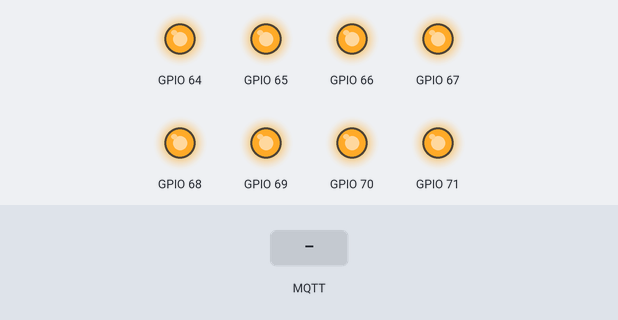
This program was run on a simulated ESP8266 (Wemos D1 mini). Parts: output pins drawn as LEDs (lit = HIGH). The test bench sets the inputs (shaded band). WiFi joins after 1.5 s; servers stay silent unless stated; no MQTT or app messages arrive unless stated; what the program prints to the serial monitor is not drawn.

Above: at 2.8 s.
2.9 s: MQTT message "on" arrives on the first subscribed topic
At 3.4 s:
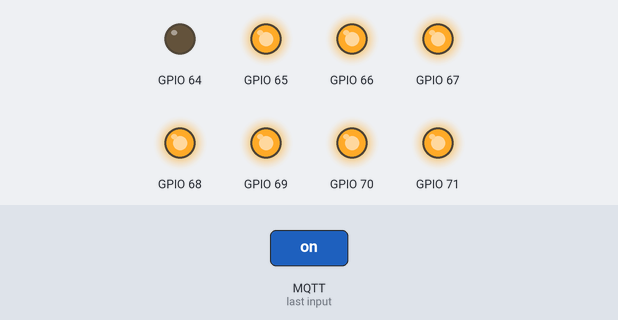
4.6 s: MQTT message "on" arrives on the second subscribed topic
At 5.8 s:
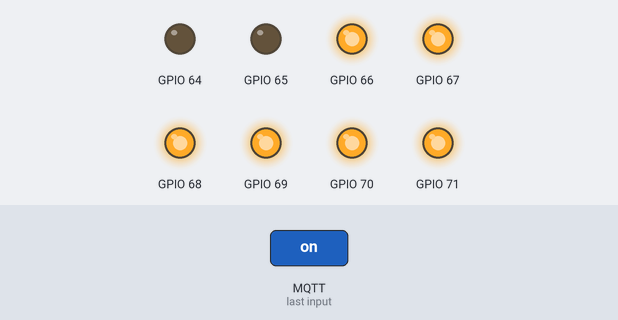
6.1 s: MQTT message "off" arrives on the first subscribed topic
At 7.2 s:
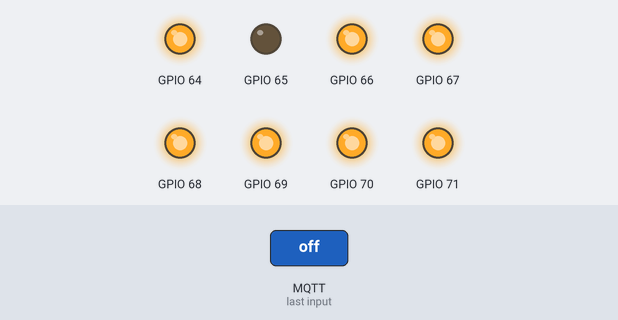
7.6 s: MQTT message "on" arrives on the third subscribed topic
At 8.5 s:
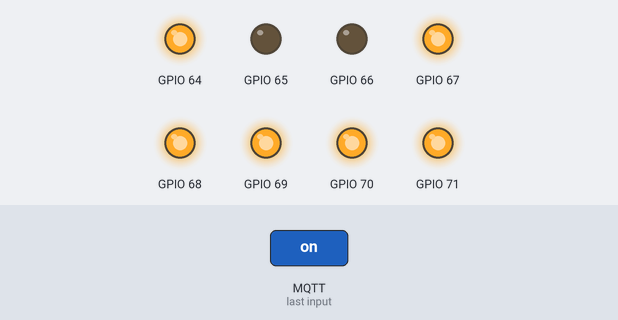
9.1 s: MQTT message "off" arrives on the second subscribed topic
At 9.8 s:
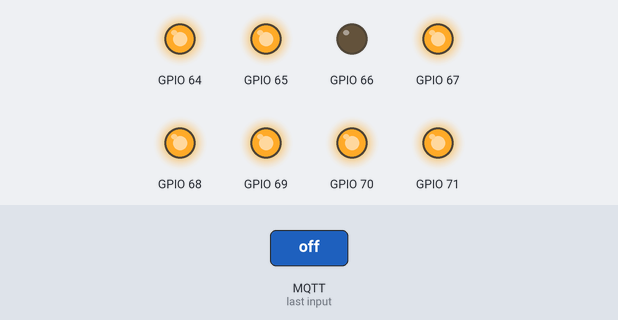
10.6 s: MQTT message "on" arrives on the first subscribed topic
At 11.0 s:
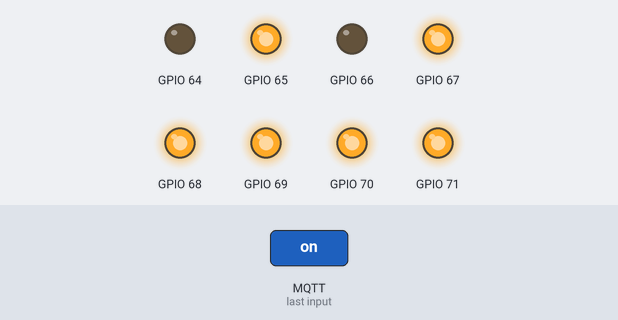
Timing chart, 0 to 13.1 s (numbered marks = the images above; inputs shaded):
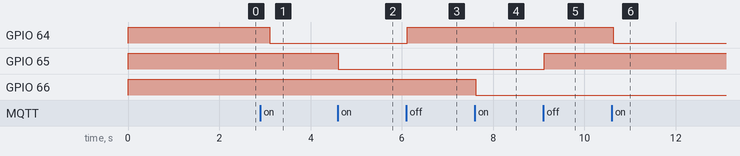

The program:

main.cpp
```cpp
#include <Arduino.h>
#include <SPI.h>
#include "PCF8574.h"
#include <ESP8266WiFi.h>
#include <PubSubClient.h>
#include <OneWire.h>

/////////////////////////////////////////////////////////////////////////// PCF8574 Adresse
PCF8574 pcf8574(0x20);
//PCF8574 pcf8574_2(0x21);
/*
PINOUT Wemos Expander
D1 SCL
D2 SDA
Pinout -> https://bre.is/9H5nddhG
*/

/////////////////////////////////////////////////////////////////////////// Schleifen verwalten
unsigned long previousMillis_mqttCHECK = 0; // mqtt Abfragen
unsigned long interval_mqttCHECK = 500;


/////////////////////////////////////////////////////////////////////////// Variablen
int mqtt_variablen_einmalig_anlegen = 0;


/////////////////////////////////////////////////////////////////////////// Kartendaten

const char* kartenID = "Relaiskarte_!";

WiFiClient espClient;
PubSubClient client(espClient);

// Connect to the WiFi
const char* ssid = "ANKE581";
const char* password = "q8d67nH5mH";
const char* mqtt_server = "192.168.1.3";

/////////////////////////////////////////////////////////////////////////// Funktionsprototypen
void loop                       ();
void callback                   (char* topic, byte* payload, unsigned int length);
void reconnect                  ();
void setuo                      ();
void mqtt_connected             ();


void callback(char* topic, byte* payload, unsigned int length) {

/*
Serial.println("Callback - load");
payload[length] = '\0';
   Serial.print("payload: [");
   Serial.print((char *)payload);
   Serial.println("]");
*/

    if (strcmp(topic,"ANKE581/RK001/IN/Relais/A")==0) {

        // Kanal A
        if ((char)payload[0] == 'o' && (char)payload[1] == 'n') {
                 Serial.println("relais_A -> AN");
                 pcf8574.digitalWrite(P0, !HIGH);
              }

        if ((char)payload[0] == 'o' && (char)payload[1] == 'f' && (char)payload[2] == 'f') {
                 Serial.println("relais_A -> AUS");
                 pcf8574.digitalWrite(P0, !LOW);

              }
      }


    if (strcmp(topic,"ANKE581/RK001/IN/Relais/B")==0) {

        // Kanal A
        if ((char)payload[0] == 'o' && (char)payload[1] == 'n') {
                 Serial.println("relais_B -> AN");
                 pcf8574.digitalWrite(P1, !HIGH);
              }

        if ((char)payload[0] == 'o' && (char)payload[1] == 'f' && (char)payload[2] == 'f') {
                 Serial.println("relais_B -> AUS");
                 pcf8574.digitalWrite(P1, !LOW);
              }
      }

    if (strcmp(topic,"ANKE581/RK001/IN/Relais/C")==0) {

        // Kanal A
        if ((char)payload[0] == 'o' && (char)payload[1] == 'n') {
                 Serial.println("relais_C -> AN");
                 pcf8574.digitalWrite(P2, !HIGH);
              }

        if ((char)payload[0] == 'o' && (char)payload[1] == 'f' && (char)payload[2] == 'f') {
                 Serial.println("relais_C -> AUS");
                 pcf8574.digitalWrite(P2, !LOW);
              }
      }

    if (strcmp(topic,"ANKE581/RK001/IN/Relais/D")==0) {

        // Kanal A
        if ((char)payload[0] == 'o' && (char)payload[1] == 'n') {
                 Serial.println("relais_D -> AN");
                 pcf8574.digitalWrite(P3, !HIGH);
              }

        if ((char)payload[0] == 'o' && (char)payload[1] == 'f' && (char)payload[2] == 'f') {
                 Serial.println("relais_D -> AUS");
                 pcf8574.digitalWrite(P3, !LOW);
              }
      }


    if (strcmp(topic,"ANKE581/RK001/IN/Relais/E")==0) {

        // Kanal A
        if ((char)payload[0] == 'o' && (char)payload[1] == 'n') {
                 Serial.println("relais_E -> AN");
                 pcf8574.digitalWrite(P4, !HIGH);
              }

        if ((char)payload[0] == 'o' && (char)payload[1] == 'f' && (char)payload[2] == 'f') {
                 Serial.println("relais_E -> AUS");
                 pcf8574.digitalWrite(P4, !LOW);
              }
      }

    if (strcmp(topic,"ANKE581/RK001/IN/Relais/F")==0) {

        // Kanal A
        if ((char)payload[0] == 'o' && (char)payload[1] == 'n') {
                 Serial.println("relais_F -> AN");
                 pcf8574.digitalWrite(P5, !HIGH);
              }

        if ((char)payload[0] == 'o' && (char)payload[1] == 'f' && (char)payload[2] == 'f') {
                 Serial.println("relais_F -> AUS");
                 pcf8574.digitalWrite(P5, !LOW);
              }
      }


    if (strcmp(topic,"ANKE581/RK001/IN/Relais/G")==0) {

        // Kanal A
        if ((char)payload[0] == 'o' && (char)payload[1] == 'n') {
                 Serial.println("relais_G -> AN");
                 pcf8574.digitalWrite(P6, !HIGH);
              }

        if ((char)payload[0] == 'o' && (char)payload[1] == 'f' && (char)payload[2] == 'f') {
                 Serial.println("relais_G -> AUS");
                 pcf8574.digitalWrite(P6, !LOW);
              }
      }

    if (strcmp(topic,"ANKE581/RK001/IN/Relais/H")==0) {

        // Kanal A
        if ((char)payload[0] == 'o' && (char)payload[1] == 'n') {
                 Serial.println("relais_H -> AN");
                 pcf8574.digitalWrite(P7, !HIGH);
              }

        if ((char)payload[0] == 'o' && (char)payload[1] == 'f' && (char)payload[2] == 'f') {
                 Serial.println("relais_H -> AUS");
                 pcf8574.digitalWrite(P7, !LOW);
              }
      }


}

void reconnect() {
  // Loop until we're reconnected
  while (!client.connected()) {
    //Serial.print("Baue Verbindung zum mqtt Server auf. IP: ");
    // Attempt to connect
    if (client.connect(kartenID,"anke581","Sa,7+CGPfA9e6)y!")) {
      //Serial.println("connected");
      ////////////////////////////////////////////////////////////////////////// SUBSCRIBE Eintraege
        client.subscribe("ANKE581/RK001/IN/Relais/A");
        client.publish("ANKE581/RK001/IN/Relais/A", "Online"); // mqtt Bekanntgabe

        client.subscribe("ANKE581/RK001/IN/Relais/B");
        client.publish("ANKE581/RK001/IN/Relais/B", "Online"); // mqtt Bekanntgabe

        client.subscribe("ANKE581/RK001/IN/Relais/C");
        client.publish("ANKE581/RK001/IN/Relais/C", "Online"); // mqtt Bekanntgabe

        client.subscribe("ANKE581/RK001/IN/Relais/D");
        client.publish("ANKE581/RK001/IN/Relais/D", "Online"); // mqtt Bekanntgabe

        client.subscribe("ANKE581/RK001/IN/Relais/E");
        client.publish("ANKE581/RK001/IN/Relais/E", "Online"); // mqtt Bekanntgabe

        client.subscribe("ANKE581/RK001/IN/Relais/F");
        client.publish("ANKE581/RK001/IN/Relais/F", "Online"); // mqtt Bekanntgabe

        client.subscribe("ANKE581/RK001/IN/Relais/G");
        client.publish("ANKE581/RK001/IN/Relais/G", "Online"); // mqtt Bekanntgabe

        client.subscribe("ANKE581/RK001/IN/Relais/H");
        client.publish("ANKE581/RK001/IN/Relais/H", "Online"); // mqtt Bekanntgabe


    } else {
      Serial.print("failed, rc=");
      Serial.print(client.state());
      Serial.println(" try again in 5 seconds");
      // Wait 5 seconds before retrying
      delay(2000);
    }
  }
}

void setup() {

/////////////////////////////////////////////////////////////////////////// Konfig Relais
  pcf8574.pinMode(P0, OUTPUT);
  pcf8574.pinMode(P1, OUTPUT);
  pcf8574.pinMode(P2, OUTPUT);
  pcf8574.pinMode(P3, OUTPUT);
  pcf8574.pinMode(P4, OUTPUT);
  pcf8574.pinMode(P5, OUTPUT);
  pcf8574.pinMode(P6, OUTPUT);
  pcf8574.pinMode(P7, OUTPUT);
  pcf8574.begin();
///////////////////////////////////////////////////////////////////////////

/////////////////////////////////////////////////////////////////////////// Relais OFF
pcf8574.digitalWrite(P0, !LOW);
pcf8574.digitalWrite(P1, !LOW);
pcf8574.digitalWrite(P2, !LOW);
pcf8574.digitalWrite(P3, !LOW);
pcf8574.digitalWrite(P4, !LOW);
pcf8574.digitalWrite(P5, !LOW);
pcf8574.digitalWrite(P6, !LOW);
pcf8574.digitalWrite(P7, !LOW);
///////////////////////////////////////////////////////////////////////////

// MQTT Broker
  client.setServer(mqtt_server, 1883);
  client.setCallback(callback);

// Serielle Kommunikation starten
  Serial.begin(115200);

  // WiFi
  IPAddress ip(192, 168, 1, 20);
	IPAddress dns(192, 168, 1, 1);
	IPAddress subnet(255, 255, 0, 0);
	IPAddress gateway(192, 168, 1, 1);
	WiFi.config(ip, dns, gateway, subnet);
  WiFi.begin(ssid, password);

  // Wifi AP deaktivieren
  WiFi.mode(WIFI_STA);

  while (WiFi.status() != WL_CONNECTED) {
    delay(200);
    Serial.print(".");
  }
  Serial.println("");
  Serial.println("Wifi connected...");


}

/////////////////////////////////////////////////////////////////////////// mqtt connected
void mqtt_connected(){

     // mqtt Daten senden
  if (!client.connected()) {
      reconnect();
    }
    client.loop();

}

/////////////////////////////////////////////////////////////////////////// mqtt einmalig anlegen
void mqtt_einmalig_anlegen(){

 if (mqtt_variablen_einmalig_anlegen == 0) {

  // mqtt Publish
  client.publish("ANKE581/RK001/IN/Relais/A", "off");
  Serial.print("mqtt gesendet ...");
  mqtt_variablen_einmalig_anlegen = 1;
 }

}


void loop() {

    //++++++++++++++++++++++++++++++++++++++++++++++++++++++++++++++++++++++++ mqtt Checken
  if (millis() - previousMillis_mqttCHECK > interval_mqttCHECK) {
      previousMillis_mqttCHECK = millis();
      mqtt_connected();
    }

//++++++++++++++++++++++++++++++++++++++++++++++++++++++++++++++++++++++++ mqtt Variablen für IO Broker einmalig anlegen
 mqtt_einmalig_anlegen();


}
```

Measured:
- after the input at 2.9 s, GPIO 64: HIGH → LOW after 0.21 s
- after the input at 4.6 s, GPIO 65: HIGH → LOW at once
- after the input at 6.1 s, GPIO 64: LOW → HIGH at once
- after the input at 7.6 s, GPIO 66: HIGH → LOW at once
- after the input at 9.1 s, GPIO 65: LOW → HIGH at once
- after the input at 10.6 s, GPIO 64: HIGH → LOW at once
